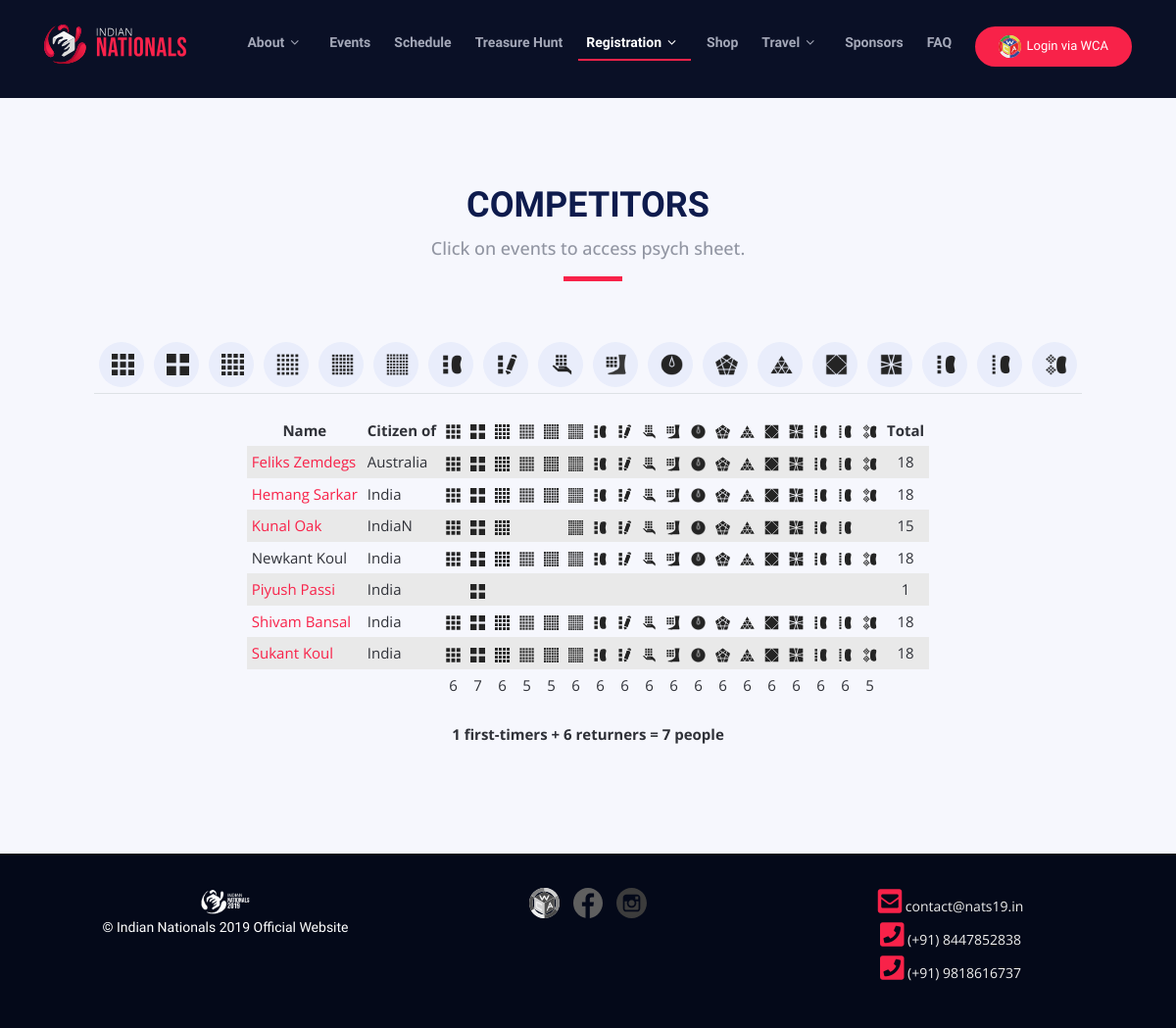
Screenshot of /competitors/index.php with the database file from the repository.
### tables this page shows
CREATE TABLE IF NOT EXISTS `registrations` (
  `email_id` varchar(100) NOT NULL,
  `name` varchar(75) NOT NULL,
  `WCAID` varchar(10) DEFAULT NULL,
  `gender` enum('m','f') NOT NULL DEFAULT 'M',
  `birth_date` date NOT NULL DEFAULT '1000-01-01',
  `country_name` varchar(35) DEFAULT NULL,
  `222` enum('Y','N') NOT NULL DEFAULT 'N',
  `333` enum('Y','N') NOT NULL DEFAULT 'N',
  `444` enum('Y','N') NOT NULL DEFAULT 'N',
  `555` enum('Y','N') NOT NULL DEFAULT 'N',
  `666` enum('Y','N') NOT NULL DEFAULT 'N',
  `777` enum('Y','N') NOT NULL DEFAULT 'N',
  `333bf` enum('Y','N') NOT NULL DEFAULT 'N',
  `333fm` enum('Y','N') NOT NULL DEFAULT 'N',
  `333ft` enum('Y','N') NOT NULL DEFAULT 'N',
  `333mbf` enum('Y','N') NOT NULL DEFAULT 'N',
  `444bf` enum('Y','N') NOT NULL DEFAULT 'N',
  `555bf` enum('Y','N') NOT NULL DEFAULT 'N',
  `skewb` enum('Y','N') NOT NULL DEFAULT 'N',
  `pyram` enum('Y','N') NOT NULL DEFAULT 'N',
  `minx` enum('Y','N') NOT NULL DEFAULT 'N',
  `sq1` enum('Y','N') NOT NULL DEFAULT 'N',
  `clock` enum('Y','N') NOT NULL DEFAULT 'N',
  `333oh` enum('Y','N') NOT NULL DEFAULT 'N',
  PRIMARY KEY (`email_id`)
);

### competitors/index.php (the view)
<?php
include('../header.php')
?>
  <main id="main" class="main-page">
    <section id="competitors-details" class="section-with-bg">
      <div class="container wow fadeInUp">
        <div class="section-header">
          <h2>Competitors</h2>
          <p>Click on events to access psych sheet.</p>
        </div>
          <div align="center">
            <div class="details">
              <div class="social">
              <div class="wrapper">
                <ul class="nav nav-tabs" role="tablist" >
                  <li class="nav-item">
                    <a class="nav-link nav-padding" href="../psych-sheet?eventId=333" ><img src="../img/events/3x3.png" class="center center-icon"></a>
                  </li>
                  <li class="nav-item">
                    <a class="nav-link nav-padding" href="../psych-sheet?eventId=222"><img src="../img/events/2x2.png" class="center center-icon"></a>
                  </li>
                  <li class="nav-item">
                    <a class="nav-link nav-padding" href="../psych-sheet?eventId=444"><img src="../img/events/4x4.png" class="center center-icon"></a>
                  </li>
                  <li class="nav-item">
                    <a class="nav-link nav-padding" href="../psych-sheet?eventId=555"><img src="../img/events/5x5.png" class="center center-icon"></a>
                  </li>
                  <li class="nav-item">
                    <a class="nav-link nav-padding" href="../psych-sheet?eventId=666"><img src="../img/events/6x6.png" class="center center-icon"></a>
                  </li>
                  <li class="nav-item">
                    <a class="nav-link nav-padding" href="../psych-sheet?eventId=777"><img src="../img/events/7x7.png" class="center center-icon"></a>
</li>
  <li class="nav-item">
                    <a class="nav-link nav-padding" href="../psych-sheet?eventId=333bf"><img src="../img/events/3BLD.png" class="center center-icon"></a>
                  </li>
                  <li class="nav-item">
                    <a class="nav-link nav-padding" href="../psych-sheet?eventId=333fm"><img src="../img/events/FMC.png" class="center center-icon"></a>
                  </li>
                  <li class="nav-item">
                    <a class="nav-link nav-padding" href="../psych-sheet?eventId=333oh"><img src="../img/events/3OH.png" class="center center-icon"></a>
                  </li>
                  <li class="nav-item">
                    <a class="nav-link nav-padding" href="../psych-sheet?eventId=333ft"><img src="../img/events/FEET.png" class="center center-icon"></a>
                  </li>
                  <li class="nav-item">
                    <a class="nav-link nav-padding" href="../psych-sheet?eventId=clock"><img src="../img/events/CLOCK.png" class="center center-icon"></a>
                  </li>
                  <li class="nav-item">
                    <a class="nav-link nav-padding" href="../psych-sheet?eventId=minx" ><img src="../img/events/MINX.png" class="center center-icon"></a>
                  </li>
                  <li class="nav-item">
                    <a class="nav-link nav-padding" href="../psych-sheet?eventId=pyram"><img src="../img/events/pyra.png" class="center center-icon"></a>
                  </li>
                  <li class="nav-item">
                    <a class="nav-link nav-padding" href="../psych-sheet?eventId=skewb"><img src="../img/events/skewb.png" class="center center-icon"></a>
                  </li>
                  <li class="nav-item">
                    <a class="nav-link nav-padding" href="../psych-sheet?eventId=sq1"><img src="../img/events/sq1.png" class="center center-icon"></a>
                  </li>
                  <li class="nav-item">
                    <a class="nav-link nav-padding" href="../psych-sheet?eventId=444bf"><img src="../img/events/4BLD.png" class="center center-icon"></a>
                  </li>
                  <li class="nav-item">
                    <a class="nav-link nav-padding" href="../psych-sheet?eventId=555bf"><img src="../img/events/5BLD.png" class="center center-icon"></a>
                  </li>
                  <li class="nav-item">
                    <a class="nav-link nav-padding" href="../psych-sheet?eventId=333mbf"><img src="../img/events/MBLD.png" class="center center-icon"></a>
                  </li>
                </ul>
              </div>
              </div>
            </div>
          </div>
          <div class="tab-content row justify-content-center">
            <div class="wrapper">
              <table class = "striped">
                <thead>
                  <tr>
                    <th> Name </th>
                    <th> Citizen of </th>
                    <th> <img src="../img/events/3x3.svg" class="low"> </th>
                    <th> <img src="../img/events/2x2.svg" class="low">  </th>
                    <th> <img src="../img/events/4x4.svg" class="low">  </th>
                    <th> <img src="../img/events/5x5.svg" class="low"> </th>
                    <th> <img src="../img/events/6x6.svg" class="low"> </th>
                    <th> <img src="../img/events/7x7.svg" class="low"> </th>
                    <th> <img src="../img/events/3BLD.svg" class="low"> </th>
                    <th> <img src="../img/events/FMC.svg" class="low"> </th>
                    <th> <img src="../img/events/3OH.svg" class="low"> </th>
                    <th> <img src="../img/events/FEET.svg" class="low"> </th>
                    <th> <img src="../img/events/CLOCK.png" class="low"> </th>
                    <th> <img src="../img/events/MINX.svg" class="low"> </th>
                    <th> <img src="../img/events/pyra.svg" class="low"> </th>
                    <th> <img src="../img/events/skewb.svg" class="low"> </th>
                    <th> <img src="../img/events/sq1.svg" class="low"> </th>
                    <th> <img src="../img/events/4BLD.svg" class="low"> </th>
                    <th> <img src="../img/events/5BLD.svg" class="low"> </th>
                    <th> <img src="../img/events/MBLD.svg" class="low"> </th>
                    <th> Total </th>
                  </tr>
                </thead>
                <tbody>
<?php
$conn = new mysqli("localhost", "root", "n@ts2019", "nats19");
$sql = "SELECT * FROM registrations order by name";
$result = $conn->query($sql);
$competitor_count=0;
$newcomer_count=0;
$oldcomer_count=0;
$comp_222=0;
$comp_333=0;
$comp_444=0;
$comp_555=0;
$comp_666=0;
$comp_777=0;
$comp_333oh=0;
$comp_333bf=0;
$comp_333ft=0;
$comp_333fm=0;
$comp_444bf=0;
$comp_555bf=0;
$comp_minx=0;
$comp_pyram=0;
$comp_skewb=0;
$comp_clock=0;
$comp_sq1=0;
$comp_333mbf=0;
foreach($result as $row){
    $count=0;
    $competitor_count+=1;
    echo "<tr>";
    echo "<td class='lefttd'>";
    if(!is_null($row['WCAID']) && $row['WCAID']!=""){
            echo "<a href='https://www.worldcubeassociation.org/persons/".$row['WCAID']."' target='_blank'>";
            $oldcomer_count+=1;
    }
    else{
      $newcomer_count+=1;
    }
    echo $row['name']."</a></td>";
    echo "<td class='lefttd'>".$row['country_name']."</td>";
    echo "<td>"; if ($row['333'] =="Y"){$comp_333+=1;echo "<img src='../img/events/3x3.svg' class='low'>"; $count+=1;} echo"</td>";
    echo "<td>"; if ($row['222'] =="Y"){$comp_222+=1;echo "<img src='../img/events/2x2.svg' class='low'>"; $count+=1;} echo"</td>";
    echo "<td>"; if ($row['444'] =="Y"){$comp_444+=1;echo "<img src='../img/events/4x4.svg' class='low'>"; $count+=1; } echo"</td>";
    echo "<td>"; if ($row['555'] =="Y"){$comp_555+=1;echo "<img src='../img/events/5x5.svg' class='low'>"; $count+=1;} echo"</td>";
    echo "<td>"; if ($row['666'] =="Y"){$comp_666+=1;echo "<img src='../img/events/6x6.svg' class='low'>"; $count+=1;} echo"</td>";
    echo "<td>"; if ($row['777'] =="Y"){$comp_777+=1;echo "<img src='../img/events/7x7.svg' class='low'>"; $count+=1;} echo"</td>";
    echo "<td>"; if ($row['333bf'] =="Y"){$comp_333bf+=1;echo "<img src='../img/events/3BLD.svg' class='low'>"; $count+=1;} echo"</td>";
    echo "<td>"; if ($row['333fm'] =="Y"){$comp_333fm+=1;echo "<img src='../img/events/FMC.svg' class='low'>"; $count+=1;} echo"</td>";
    echo "<td>"; if ($row['333oh'] =="Y"){$comp_333oh+=1;echo "<img src='../img/events/3OH.svg' class='low'>"; $count+=1;} echo"</td>";
    echo "<td>"; if ($row['333ft'] =="Y"){$comp_333ft+=1;echo "<img src='../img/events/FEET.svg' class='low'>"; $count+=1;} echo"</td>";
    echo "<td>"; if ($row['clock'] =="Y"){$comp_clock+=1;echo "<img src='../img/events/CLOCK.png' class='low'>"; $count+=1;} echo"</td>";
    echo "<td>"; if ($row['minx'] =="Y"){$comp_minx+=1;echo "<img src='../img/events/MINX.svg' class='low'>"; $count+=1;} echo"</td>";
    echo "<td>"; if ($row['pyram'] =="Y"){$comp_pyram+=1;echo "<img src='../img/events/pyra.svg' class='low'>"; $count+=1;} echo"</td>";
    echo "<td>"; if ($row['skewb'] =="Y"){$comp_skewb+=1;echo "<img src='../img/events/skewb.svg' class='low'>"; $count+=1;} echo"</td>";
    echo "<td>"; if ($row['sq1'] =="Y"){$comp_sq1+=1;echo "<img src='../img/events/sq1.svg' class='low'>"; $count+=1;} echo"</td>";
    echo "<td>"; if ($row['444bf'] =="Y"){$comp_444bf+=1;echo "<img src='../img/events/4BLD.svg' class='low'>"; $count+=1;} echo"</td>";
    echo "<td>"; if ($row['555bf'] =="Y"){$comp_555bf+=1;echo "<img src='../img/events/5BLD.svg' class='low'>"; $count+=1;} echo"</td>";
    echo "<td>"; if ($row['333mbf'] =="Y"){$comp_333mbf+=1;echo "<img src='../img/events/MBLD.svg' class='low'>"; $count+=1;} echo"</td>";
    echo "<td>".$count."</td>";
    echo "</tr>";
}
    echo "<tr>";
    echo "<td class='lefttd'></td>";
    echo "<td class='lefttd'></td>";
    echo "<td>".$comp_333."</td>";
    echo "<td>".$comp_222."</td>";
    echo "<td>".$comp_444."</td>";
    echo "<td>".$comp_555."</td>";
    echo "<td>".$comp_666."</td>";
    echo "<td>".$comp_777."</td>";
    echo "<td>".$comp_333bf."</td>";
    echo "<td>".$comp_333fm."</td>";
    echo "<td>".$comp_333oh."</td>";
    echo "<td>".$comp_333ft."</td>";
    echo "<td>".$comp_clock."</td>";
    echo "<td>".$comp_minx."</td>";
    echo "<td>".$comp_pyram."</td>";
    echo "<td>".$comp_skewb."</td>";
    echo "<td>".$comp_sq1."</td>";
    echo "<td>".$comp_444bf."</td>";
    echo "<td>".$comp_555bf."</td>";
    echo "<td>".$comp_333mbf."</td>";
    echo "<td></td>";
    echo "</tr>";
?>
                                   </tbody>
              </table>
        <br> <p align="middle"> <b>
          <?php
          echo $newcomer_count.' first-timers + '.$oldcomer_count.' returners   = '.$competitor_count.' people'; ?> </b> </p>
        </div>
      </div>
      </div>
    </section>
  </main>
<?php
include('../footer.php')
?>

### rows the page displays
registrations: name "Feliks Zemdegs", country_name "Australia", count "18"
registrations: name "Hemang Sarkar", country_name "India", count "18"
registrations: name "Kunal Oak", country_name "IndiaN", count "15"
registrations: name "Newkant Koul", country_name "India", count "18"
registrations: name "Piyush Passi", country_name "India", count "1"
registrations: name "Shivam Bansal", country_name "India", count "18"
registrations: name "Sukant Koul", country_name "India", count "18"

### other values shown
$comp_333 "6"
$comp_222 "7"
$comp_444 "6"
$comp_555 "5"
$comp_666 "5"
$comp_777 "6"
$comp_333bf "6"
$comp_333fm "6"
$comp_333oh "6"
$comp_333ft "6"
$comp_clock "6"
$comp_minx "6"
$comp_pyram "6"
$comp_skewb "6"
$comp_sq1 "6"
